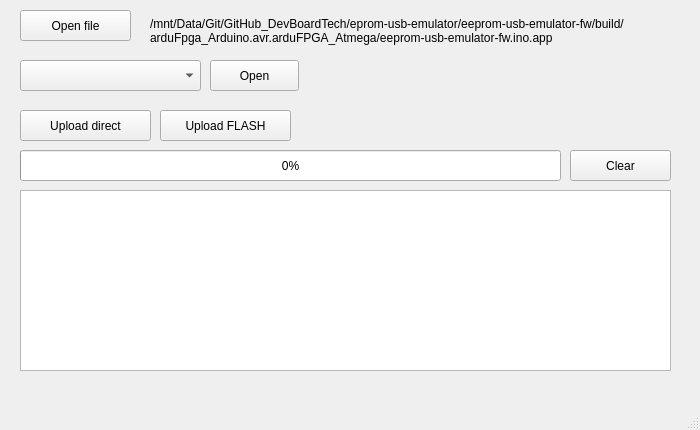
<?xml version="1.0" encoding="UTF-8"?>
<ui version="4.0">
 <class>MainWindow</class>
 <widget class="QMainWindow" name="MainWindow">
  <property name="geometry">
   <rect>
    <x>0</x>
    <y>0</y>
    <width>700</width>
    <height>430</height>
   </rect>
  </property>
  <property name="minimumSize">
   <size>
    <width>700</width>
    <height>430</height>
   </size>
  </property>
  <property name="maximumSize">
   <size>
    <width>700</width>
    <height>430</height>
   </size>
  </property>
  <property name="windowTitle">
   <string>eeprom-usb-emulator-app</string>
  </property>
  <property name="windowIcon">
   <iconset resource="resources.qrc">
    <normaloff>:/png/resources/icon.png</normaloff>:/png/resources/icon.png</iconset>
  </property>
  <widget class="QWidget" name="centralwidget">
   <widget class="QPushButton" name="pushButton_OpenFile">
    <property name="geometry">
     <rect>
      <x>20</x>
      <y>10</y>
      <width>111</width>
      <height>31</height>
     </rect>
    </property>
    <property name="text">
     <string>Open file</string>
    </property>
   </widget>
   <widget class="QProgressBar" name="progressBar">
    <property name="geometry">
     <rect>
      <x>20</x>
      <y>150</y>
      <width>541</width>
      <height>31</height>
     </rect>
    </property>
    <property name="value">
     <number>0</number>
    </property>
    <property name="format">
     <string>%p%</string>
    </property>
   </widget>
   <widget class="QPushButton" name="pushButton_Connect">
    <property name="geometry">
     <rect>
      <x>210</x>
      <y>60</y>
      <width>89</width>
      <height>31</height>
     </rect>
    </property>
    <property name="text">
     <string>Open</string>
    </property>
   </widget>
   <widget class="QPlainTextEdit" name="plainTextEdit">
    <property name="geometry">
     <rect>
      <x>20</x>
      <y>190</y>
      <width>651</width>
      <height>181</height>
     </rect>
    </property>
    <property name="undoRedoEnabled">
     <bool>false</bool>
    </property>
    <property name="readOnly">
     <bool>true</bool>
    </property>
    <property name="cursorWidth">
     <number>5</number>
    </property>
   </widget>
   <widget class="QComboBox" name="comboBox_Port">
    <property name="geometry">
     <rect>
      <x>20</x>
      <y>60</y>
      <width>181</width>
      <height>31</height>
     </rect>
    </property>
   </widget>
   <widget class="QPushButton" name="pushButton_UploadDirect">
    <property name="geometry">
     <rect>
      <x>20</x>
      <y>110</y>
      <width>131</width>
      <height>31</height>
     </rect>
    </property>
    <property name="text">
     <string>Upload direct</string>
    </property>
   </widget>
   <widget class="QLabel" name="label_FilePath">
    <property name="geometry">
     <rect>
      <x>150</x>
      <y>0</y>
      <width>541</width>
      <height>61</height>
     </rect>
    </property>
    <property name="text">
     <string>/mnt/Data/Git/GitHub_DevBoardTech/eprom-usb-emulator/eeprom-usb-emulator-fw/build/arduFpga_Arduino.avr.arduFPGA_Atmega/eeprom-usb-emulator-fw.ino.app</string>
    </property>
    <property name="wordWrap">
     <bool>true</bool>
    </property>
   </widget>
   <widget class="QPushButton" name="pushButton_Clear">
    <property name="geometry">
     <rect>
      <x>570</x>
      <y>150</y>
      <width>101</width>
      <height>31</height>
     </rect>
    </property>
    <property name="text">
     <string>Clear</string>
    </property>
   </widget>
   <widget class="QPushButton" name="pushButton_UploadFlash">
    <property name="geometry">
     <rect>
      <x>160</x>
      <y>110</y>
      <width>131</width>
      <height>31</height>
     </rect>
    </property>
    <property name="text">
     <string>Upload FLASH</string>
    </property>
   </widget>
  </widget>
  <widget class="QMenuBar" name="menubar">
   <property name="geometry">
    <rect>
     <x>0</x>
     <y>0</y>
     <width>700</width>
     <height>22</height>
    </rect>
   </property>
  </widget>
  <widget class="QStatusBar" name="statusbar"/>
 </widget>
 <resources>
  <include location="resources.qrc"/>
 </resources>
 <connections/>
</ui>
